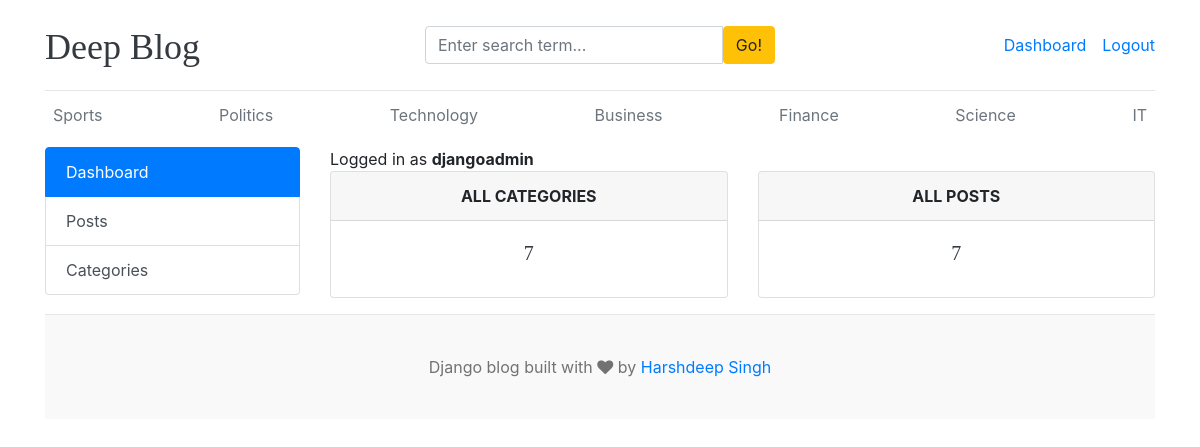
The page /dashboard/ (signed in) on the database its author committed.
### blogs/models.py (models this page shows, shortened)
class Category(models.Model):
    name = models.CharField(max_length=100, unique=True)
    created_at = models.DateTimeField(auto_now_add=True)
    updated_at = models.DateTimeField(auto_now=True)
    class Meta:
        verbose_name = 'Category'
        verbose_name_plural = 'Categories'

### dashboard/views.py (the view)
# urls.py: path('dashboard/', include('dashboard.urls')),
@login_required(login_url='login')
def dashboard(request):
    category_count = Category.objects.all().count()
    blogs_count = Blog.objects.all().count()
    context = {
        'category_count': category_count,
        'blogs_count': blogs_count,
    }
    return render(request, 'dashboard/dashboard.html', context)

### blogs/context_processors.py (called while the page is built)
def get_all_categories(request):
    categories = Category.objects.all()
    return dict(categories=categories)

def get_social_links(request):
    social_links = SocialLink.objects.all()
    return dict(social_links=social_links)

### templates/dashboard/dashboard.html
{% extends 'base.html' %}
{% block content %}
<div class="row">
    {% include 'dashboard/sidebar.html' %}
    <div class="col-md-9">
        <span>Logged in as <b>{{ user }}</b></span>
        <div class="row">
            <div class="col">
                <div class="card border-default mb-3">
                    <div class="card-header text-center text-uppercase font-weight-bold">All Categories</div>
                    <div class="card-body text-dark">
                        <h5 class="card-title text-center">{{ category_count }}</h5>
                    </div>
                </div>
            </div>
            <div class="col">
                <div class="card border-default mb-3">
                    <div class="card-header text-center text-uppercase font-weight-bold">All posts</div>
                    <div class="card-body text-dark">
                        <h5 class="card-title text-center">{{ blogs_count }}</h5>
                    </div>
                </div>
            </div>
        </div>
    </div>
</div>
{% endblock %}

### templates/base.html (shortened to what this page needs)
{% load static %}
<!DOCTYPE html>
<html lang="en">
<head>
    <link href="https://getbootstrap.com/docs/4.0/dist/css/bootstrap.min.css" rel="stylesheet">
    <link href="{% static 'css/blog.css' %}" rel="stylesheet">
    <link rel="stylesheet" href="https://cdnjs.cloudflare.com/ajax/libs/font-awesome/4.7.0/css/font-awesome.min.css">
</head>
<body>
    <div class="container">
        <header class="blog-header py-3">
            <div class="row flex-nowrap justify-content-between align-items-center">
                <div class="col-4 pt-1">
                    <a class="blog-header-logo text-dark" href="/">Deep Blog</a>
                </div>
                <div class="col-4">
                    <form action="{% url 'search' %}" method="get">
                        <div class="input-group">
                        <input class="form-control" type="text" placeholder="Enter search term..." aria-label="Enter search term..." aria-describedby="button-search" name="keyword" />
                        <button type="submit" class="btn btn-warning" id="button-search">Go!</button>
                    </div>
                    </form>
                </div>
                <div class="col-4 d-flex justify-content-end align-items-center">
                    {% if not user.is_authenticated %}
                    <a class="btn btn-sm btn-warning" href="{% url 'login' %}">Sign in</a> &nbsp;
                    <a class="btn btn-sm btn-outline-secondary" href="{% url 'register' %}">Register</a>
                    {% else %}
                    <span><a href="{% url 'dashboard' %}">Dashboard</a></span>
                    <span><a href="{% url 'logout' %}"> Logout </a></span>
                    {% endif %}
                </div>
            </div>
        </header>
        <div class="nav-scroller py-1 mb-2">
            <nav class="nav d-flex justify-content-between">
                {% for category in categories %}
                <a class="p-2 text-muted" href="{% url 'posts_by_category' category.id %}">{{ category.name }}</a>
                {% endfor %}
            </nav>
        </div>
{% block content %}
{% endblock %}
  <footer class="blog-footer">
        <p>Django blog built with <i class="fa fa-heart"></i> by <a href="#">Harshdeep Singh</a></p>
    </footer>

### static/css/blog.css (style rules this page uses)
.blog-header { border-bottom: 1px solid #e5e5e5; }
.blog-header-logo { font-family: "Playfair Display", Georgia, "Times New Roman", serif; font-size: 2.25rem; }
h1, h2, h3, h4, h5, h6 { font-family: "Playfair Display", Georgia, "Times New Roman", serif; }
.blog-footer { padding: 2.5rem 0; color: #727272; text-align: center; background-color: #f9f9f9; border-top: .05rem solid #e5e5e5; }
.blog-footer p:last-child { margin-bottom: 0; }

### rows shown on the page
Category: name "Sports"
Category: name "Politics"
Category: name "Technology"
Category: name "Business"
Category: name "Finance"
Category: name "Science"
Category: name "IT"

### other values the page prints
{{ user }} "djangoadmin"
{{ category_count }} "7"
{{ blogs_count }} "7"
